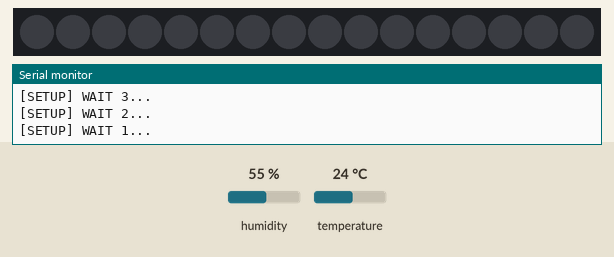
This sketch was run on a simulated ESP8266 (NodeMCU). Parts: 16 RGB LEDs in strip order, left to right, the last lines printed to the serial monitor. The test bench sets the inputs (shaded band); at power-on: temperature 24 °C, humidity 55 %. Dim RGB values are drawn brighter than linear; WiFi joins after 1.5 s; servers stay silent unless stated; uploads are accepted with an empty reply.

Above: at 5.2 s.
5.3 s: temperature set to 26 °C
14.2 s: temperature set to 29 °C
At 16.8 s:
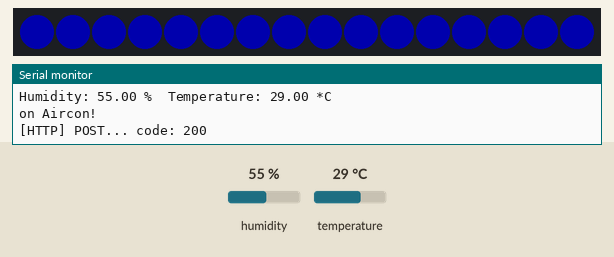
23.1 s: temperature set to 12 °C
At 26.9 s:
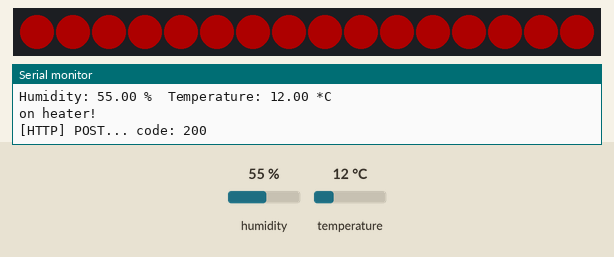
32.0 s: temperature set to 28 °C
At 38.1 s:
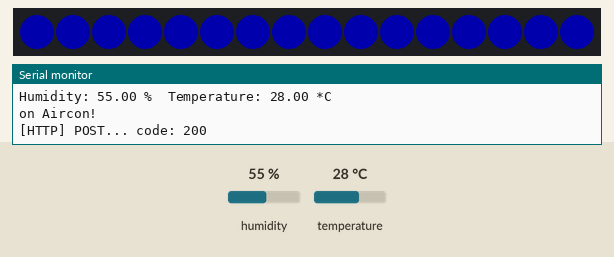
40.9 s: temperature set to 19 °C
At 48.1 s:
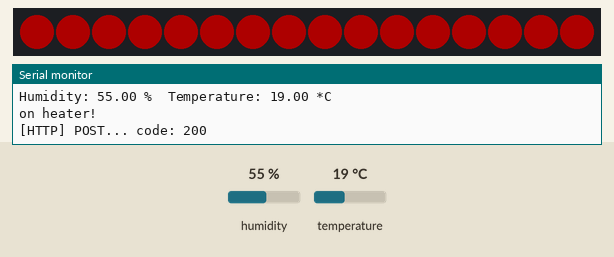
Timing chart, 0 to 49.6 s (numbered marks = the images above; inputs shaded):
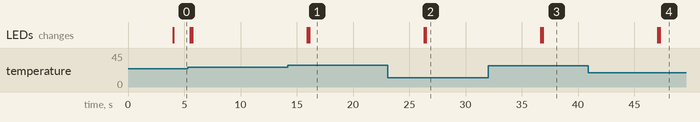

Measured:
- the behaviour switches between 27 and 28 °C on temperature (found by bisection; images 0 and 1)
- after the input at 14.2 s, the LEDs: first change after 1.7 s (image 1 shows a later state)
- after the input at 23.1 s, the LEDs: first change after 3.2 s (image 2 shows a later state)
- after the input at 32.0 s, the LEDs: first change after 4.7 s (image 3 shows a later state)
- after the input at 40.9 s, the LEDs: first change after 6.2 s (image 4 shows a later state)

The sketch:

hvac.ino
```cpp
#include "DHT.h"
#include <Adafruit_NeoPixel.h>

#include <Arduino.h>
#include <ESP8266WiFi.h>
#include <ESP8266WiFiMulti.h>
#include <ESP8266HTTPClient.h>

#define USE_SERIAL Serial
ESP8266WiFiMulti WiFiMulti;

#define DHTPIN 5     // what pin we're connected to
#define PINLED 4
#define BRIGHTNESS 50


// How many NeoPixels are attached to the Arduino?
#define NUMPIXELS      16


// Uncomment whatever type you're using!
#define DHTTYPE DHT11   // DHT 11
//#define DHTTYPE DHT22   // DHT 22  (AM2302)
//#define DHTTYPE DHT21   // DHT 21 (AM2301)

// Connect pin 1 (on the left) of the sensor to +5V
// Connect pin 2 of the sensor to whatever your DHTPIN is
// Connect pin 4 (on the right) of the sensor to GROUND
// Connect a 10K resistor from pin 2 (data) to pin 1 (power) of the sensor

DHT dht(DHTPIN, DHTTYPE);
Adafruit_NeoPixel pixels = Adafruit_NeoPixel(NUMPIXELS, PINLED, NEO_GRB + NEO_KHZ800);

void setup() {

  Serial.begin(9600);
    USE_SERIAL.println();
    USE_SERIAL.println();
    USE_SERIAL.println();

    for(uint8_t t = 4; t > 0; t--) {
        USE_SERIAL.printf("[SETUP] WAIT %d...\n", t);
        USE_SERIAL.flush();
        delay(1000);
    }


  pixels.setBrightness(BRIGHTNESS);
  pixels.begin(); // This initializes the NeoPixel library

  //init
  WiFiMulti.addAP("Spark Base", "spark123");
   dht.begin();
   pixels.show();


}

void loop() {

// wait for WiFi connection
    if((WiFiMulti.run() == WL_CONNECTED)) {

        HTTPClient http;

        USE_SERIAL.print("[HTTP] begin...\n");
        // configure traged server and url
        //http.begin("https://192.168.1.12/test.html", "7a 9c f4 db 40 d3 62 5a 6e 21 bc 5c cc 66 c8 3e a1 45 59 38"); //HTTPS
        http.begin("http://192.168.0.103:3000/hvac"); //HTTP

USE_SERIAL.print("[HTTP] POST...\n");
        // start connection and send HTTP header
http.addHeader("Content-Type", "application/x-www-form-urlencoded");

// Reading temperature or humidity takes about 250 milliseconds!
  // Sensor readings may also be up to 2 seconds 'old' (its a very slow sensor)
  float h = dht.readHumidity();
  float t = dht.readTemperature();


 // check if returns are valid, if they are NaN (not a number) then something went wrong!
  if (isnan(t) || isnan(h)) {
    Serial.println("Failed to read from DHT");
  } else {
    Serial.print("Humidity: ");
    Serial.print(h);
    Serial.print(" %\t");
    Serial.print("Temperature: ");
    Serial.print(t);
    Serial.println(" *C");


    if(t < 28){

       lightColor(pixels.Color(255,0,0), 10); // Red
       Serial.println("on heater!");
    }else{
       lightColor(pixels.Color(0, 0, 255), 10); // Blue
       Serial.println("on Aircon!");
    }
  }

int httpCode = http.POST("temp="+String(t)+"&humid="+String(h));
http.writeToStream(&Serial);


        // httpCode will be negative on error
        if(httpCode > 0) {
            // HTTP header has been send and Server response header has been handled
            USE_SERIAL.printf("[HTTP] POST... code: %d\n", httpCode);

            // file found at server
            if(httpCode == HTTP_CODE_OK) {
                String payload = http.getString();
                USE_SERIAL.println(payload);
            }
        } else {
            USE_SERIAL.printf("[HTTP] POST... failed, error: %s\n", http.errorToString(httpCode).c_str());
        }

        http.end();
    }

    delay(10000);


}

// Fill the dots one after the other with a color
void lightColor(uint32_t c, uint8_t wait) {

  for(int i=0;i<NUMPIXELS;i++){

    // pixels.Color takes RGB values, from 0,0,0 up to 255,255,255
    pixels.setPixelColor(i, c); // Moderately bright green color.

    pixels.show(); // This sends the updated pixel color to the hardware.

    delay(wait); // Delay for a period of time (in milliseconds).

  }


}
```
